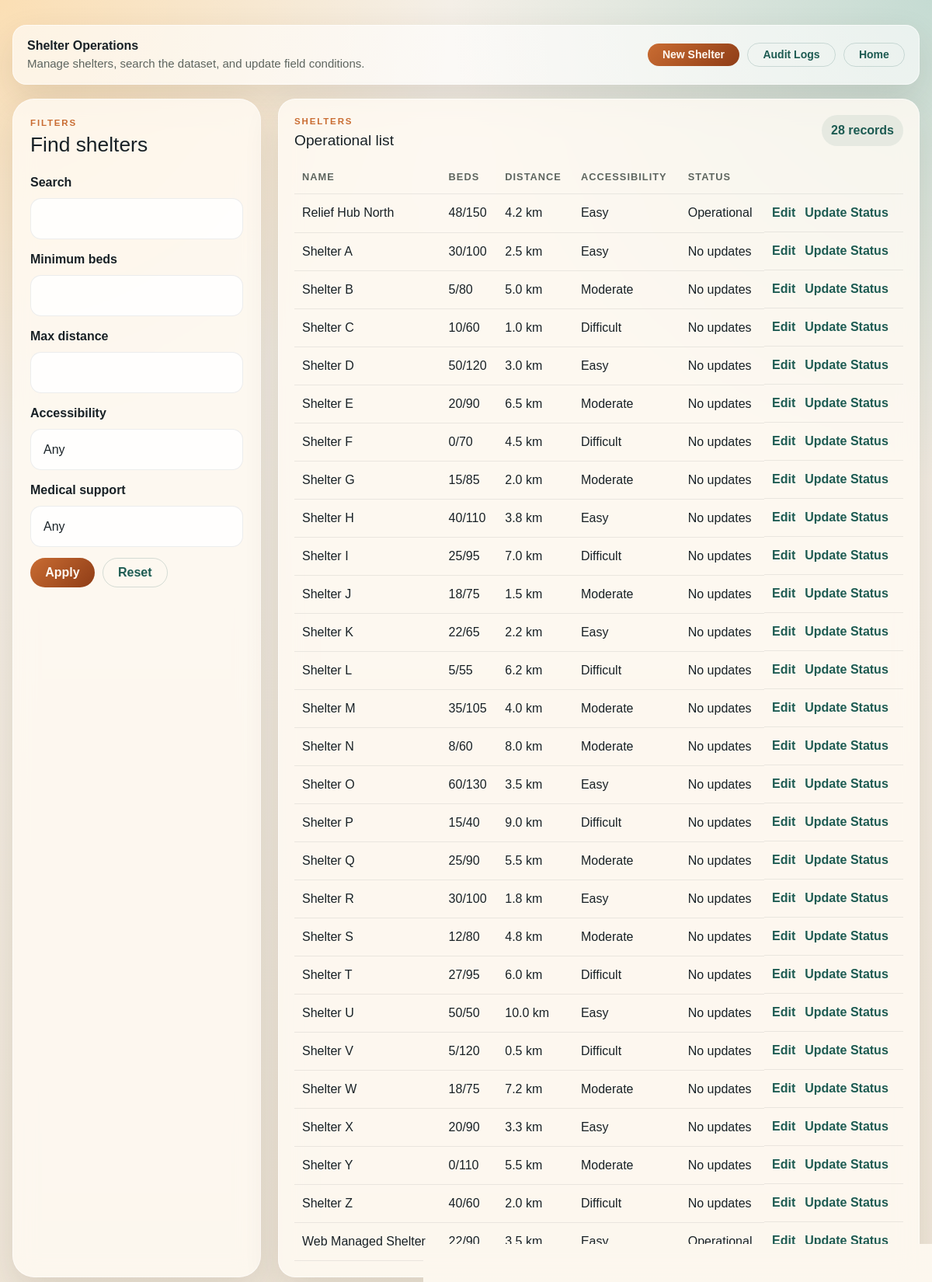
Screenshot of /manage/shelters (signed in) with the database file from the repository.
### flood_app/models/shelter.py (models this page shows, shortened)
    class Shelter(db.Model):
        __tablename__ = "shelters"
        id = db.Column(db.Integer, primary_key=True)
        name = db.Column(db.String(255), nullable=False)
        capacity = db.Column(db.Integer)
        available_beds = db.Column(db.Integer)
        distance = db.Column(db.Float)
        accessibility = db.Column(db.String(50))
        elevation_level = db.Column(db.String(50))
        proximity_to_water = db.Column(db.String(50))
        medical_facility = db.Column(db.String(50))
        latitude = db.Column(db.Float)
        longitude = db.Column(db.Float)
        status_entries = db.relationship("ShelterStatus", back_populates="shelter", lazy="select")
        recommendation_logs = db.relationship("RecommendationLog", back_populates="top_shelter", lazy="select")
        alerts = db.relationship("Alert", back_populates="shelter", lazy="select")
        audit_logs = db.relationship("AuditLog", back_populates="shelter", lazy="select")

### flood_app/models/shelter_status.py (models this page shows)
    class ShelterStatus(db.Model):
        __tablename__ = "shelter_status"
        id = db.Column(db.Integer, primary_key=True)
        shelter_id = db.Column(db.Integer, db.ForeignKey("shelters.id"), nullable=False, index=True)
        available_beds = db.Column(db.Integer)
        medical_support_level = db.Column(db.String(50))
        food_water_status = db.Column(db.String(50))
        shelter_status = db.Column(db.String(50), nullable=False, default="operational")
        road_access_status = db.Column(db.String(50))
        notes = db.Column(db.Text)
        updated_by_user_id = db.Column(db.Integer, db.ForeignKey("users.id"), index=True)
        recorded_at = db.Column(db.DateTime(timezone=True), nullable=False, default=lambda: datetime.now(timezone.utc))
        shelter = db.relationship("Shelter", back_populates="status_entries", lazy="joined")
        updated_by_user = db.relationship("User", back_populates="managed_status_updates", lazy="joined")

### flood_app/routes/management_web.py (the view)
@management_web_bp.route("/shelters", methods=["GET"])
@roles_required("admin", "shelter_manager", "response_officer")
def shelters():
    filters = {
        "search": (request.args.get("search") or "").strip(),
        "accessibility": (request.args.get("accessibility") or "").strip().lower(),
        "medical_facility": (request.args.get("medical_facility") or "").strip().lower(),
    }
    if request.args.get("max_distance"):
        filters["max_distance"] = float(request.args["max_distance"])
    if request.args.get("min_beds"):
        filters["min_beds"] = int(request.args["min_beds"])
    items = _service().list_shelters(filters)
    return render_template("manage_shelters.html", items=items, filters=filters)

### flood_app/routes/management_web.py (called while the page is built)
def _service():
    return ShelterManagementService()

### flood_app/services/auth.py (called while the page is built)
def load_current_user():
    if db is None or User is None:
        g.current_user = None
        return
    g.current_user = AuthService().get_current_user()

def roles_required(*allowed_roles):
    def decorator(view):
        @wraps(view)
        def wrapped(*args, **kwargs):
            user = getattr(g, "current_user", None)
            if user is None:
                if request.blueprint == "api_auth" or request.path.startswith("/api/"):
                    return jsonify({"error": "authentication required"}), 401
                return redirect(url_for("auth.login", next=request.path))
            if user.role not in allowed_roles:
                if request.blueprint == "api_auth" or request.path.startswith("/api/"):
                    return jsonify({"error": "forbidden"}), 403
                return redirect(url_for("web.home"))
            return view(*args, **kwargs)
        return wrapped
    return decorator

def register_auth_handlers(app):
    @app.before_request
    def _load_user():
        load_current_user()
    @app.context_processor
    def inject_auth_context():
        return {"current_user": getattr(g, "current_user", None), "user_roles": USER_ROLES}

    def get_current_user(self):
        user_id = session.get("user_id")
        if not user_id:
            return None
        return db.session.get(User, user_id)

### flood_app/services/shelter_management.py (called while the page is built)
    def list_shelters(self, filters):
        query = Shelter.query
        if filters.get("search"):
            search = f"%{filters['search']}%"
            query = query.filter(Shelter.name.ilike(search))
        if filters.get("accessibility"):
            query = query.filter(Shelter.accessibility == filters["accessibility"])
        if filters.get("medical_facility"):
            query = query.filter(Shelter.medical_facility == filters["medical_facility"])
        if filters.get("max_distance") is not None:
            query = query.filter(Shelter.distance <= filters["max_distance"])
        if filters.get("min_beds") is not None:
            query = query.filter(Shelter.available_beds >= filters["min_beds"])
        return [self.serialize_shelter(row) for row in query.order_by(Shelter.name.asc()).all()]

### templates/manage_shelters.html (shortened to what this page needs)
<!doctype html>
<html lang="en">
<head>
  <link href="https://cdn.jsdelivr.net/npm/bootstrap@5.3.3/dist/css/bootstrap.min.css" rel="stylesheet">
  <link rel="stylesheet" href="{{ url_for('static', filename='css/styles.css') }}">
</head>
<body>
  <main class="page-shell">
    <section class="auth-strip">
      <div class="auth-strip-card">
        <div>
          <strong>Shelter Operations</strong>
          <span class="auth-meta">Manage shelters, search the dataset, and update field conditions.</span>
        </div>
        <div class="auth-actions">
          {% if current_user.role in ['admin', 'response_officer'] %}
          <a class="btn btn-signal btn-sm" href="{{ url_for('management_web.create_shelter') }}">New Shelter</a>
          <a class="btn btn-ghost btn-sm" href="{{ url_for('management_web.audit_logs') }}">Audit Logs</a>
          {% endif %}
          <a class="btn btn-ghost btn-sm" href="{{ url_for('web.home') }}">Home</a>
        </div>
      </div>
    </section>
    <section class="manage-grid">
      <aside class="control-panel">
        <div class="panel-head">
          <p class="eyebrow mb-1">Filters</p>
          <h2 class="panel-title">Find shelters</h2>
        </div>
        <form method="get" class="control-form">
          <div class="field-block">
            <label class="form-label" for="search">Search</label>
            <input id="search" name="search" class="form-control" value="{{ filters.search or '' }}">
          </div>
          <div class="field-block">
            <label class="form-label" for="min_beds">Minimum beds</label>
            <input id="min_beds" name="min_beds" type="number" min="0" class="form-control" value="{{ filters.min_beds or '' }}">
          </div>
          <div class="field-block">
            <label class="form-label" for="max_distance">Max distance</label>
            <input id="max_distance" name="max_distance" type="number" min="0" step="0.1" class="form-control" value="{{ filters.max_distance or '' }}">
          </div>
          <div class="field-block">
            <label class="form-label" for="accessibility">Accessibility</label>
            <select id="accessibility" name="accessibility" class="form-select">
              <option value="">Any</option>
            </select>
          </div>
          <div class="field-block">
            <label class="form-label" for="medical_facility">Medical support</label>
            <select id="medical_facility" name="medical_facility" class="form-select">
              <option value="">Any</option>
            </select>
          </div>
          <div class="action-row">
            <button class="btn btn-signal" type="submit">Apply</button>
            <a class="btn btn-ghost" href="{{ url_for('management_web.shelters') }}">Reset</a>
          </div>
        </form>
      </aside>
      <section class="results-card manage-card">
        <div class="section-head">
          <div>
            <p class="eyebrow mb-1">Shelters</p>
            <h3 class="section-title">Operational list</h3>
          </div>
          <div class="summary-badge">{{ items|length }} records</div>
        </div>
        <div class="manage-table-wrap">
          <table class="manage-table">
            <thead>
              <tr>
                <th>Name</th>
                <th>Beds</th>
                <th>Distance</th>
                <th>Accessibility</th>
                <th>Status</th>
                <th></th>
              </tr>
            </thead>
            <tbody>
              {% for item in items %}
              <tr>
                <td>{{ item.name }}</td>
                <td>{{ item.available_beds }}/{{ item.capacity }}</td>
                <td>{{ item.distance }} km</td>
                <td>{{ item.accessibility|title }}</td>
                <td>{{ item.latest_status.shelter_status|title if item.latest_status else 'No updates' }}</td>
                <td class="manage-row-actions">
                  <a href="{{ url_for('management_web.edit_shelter', shelter_id=item.id) }}">Edit</a>
                  <a href="{{ url_for('management_web.shelter_status', shelter_id=item.id) }}">Update Status</a>
                </td>
              </tr>
              {% else %}
              <tr>
                <td colspan="6">No shelters matched the current filters.</td>
              </tr>
              {% endfor %}
            </tbody>
          </table>
        </div>
      </section>
    </section>
  </main>
</body>
</html>

### static/css/styles.css (style rules this page uses)
:root { --bg: #f4efe7; --bg-deep: #efe6d8; --surface: rgba(255, 250, 243, 0.82); --surface-strong: #fff8ef; --ink: #182126; --muted: #5d655f; --line: rgba(24, 33, 38, 0.08); --accent: #c96c32; --accent-deep: #8f3d17; --signal: #1d5b52; --signal-soft: #9dd9ce; --danger: #b33b2e; --shadow: 0 18px 45px rgba(67, 47, 30, 0.12); --radius-xl: 28px; --radius-lg: 22px; --radius-md: 16px; }
* { box-sizing: border-box; }
body { margin: 0; min-height: 100vh; font-family: "Source Sans 3", sans-serif; color: var(--ink); background: radial-gradient(circle at top left, rgba(255, 214, 153, 0.65), transparent 28%), radial-gradient(circle at top right, rgba(110, 183, 173, 0.35), transparent 30%), linear-gradient(180deg, var(--bg), var(--bg-deep)); }
.page-shell { width: min(1400px, calc(100% - 32px)); margin: 0 auto; padding: 32px 0 40px; }
.auth-strip { margin-bottom: 18px; }
.auth-strip-card { display: flex; justify-content: space-between; align-items: center; gap: 14px; padding: 14px 18px; border-radius: 18px; background: rgba(255, 255, 255, 0.62); border: 1px solid rgba(255, 255, 255, 0.6); box-shadow: var(--shadow); }
.auth-meta { display: block; color: var(--muted); font-size: 0.94rem; }
.auth-actions { display: flex; gap: 10px; align-items: center; }
.hero-title, .panel-title, .section-title { font-family: "Space Grotesk", sans-serif; }
.eyebrow { text-transform: uppercase; letter-spacing: 0.16em; font-size: 0.72rem; font-weight: 700; color: var(--accent); }
.manage-grid { display: grid; grid-template-columns: 320px minmax(0, 1fr); gap: 22px; }
.control-panel, .dashboard-panel { min-width: 0; }
.control-panel { padding: 22px; border-radius: var(--radius-xl); background: var(--surface); box-shadow: var(--shadow); backdrop-filter: blur(14px); border: 1px solid rgba(255, 255, 255, 0.55); }
.panel-title { margin: 0 0 8px; font-size: 1.65rem; }
.control-form { margin-top: 20px; }
.field-block { margin-bottom: 14px; }
.form-label { font-weight: 700; color: var(--ink); }
.form-control, .form-select { border-radius: 14px; border: 1px solid var(--line); background: rgba(255, 255, 255, 0.88); color: var(--ink); padding: 0.85rem 1rem; }
.action-row { display: flex; gap: 10px; margin-top: 8px; }
.btn-signal, .btn-ghost { border-radius: 999px; font-weight: 700; padding-inline: 1.2rem; }
.btn-signal { color: #fff9f2; border: 0; background: linear-gradient(135deg, var(--accent), var(--accent-deep)); }
.btn-ghost { background: transparent; color: var(--signal); border: 1px solid rgba(29, 91, 82, 0.18); }
.best-match-card, .summary-card, .results-card, .chart-card, .map-card { border-radius: var(--radius-lg); background: var(--surface); box-shadow: var(--shadow); border: 1px solid rgba(255, 255, 255, 0.6); backdrop-filter: blur(14px); }
.results-card, .chart-card, .map-card { padding: 20px; }
.manage-card { min-width: 0; }
.section-head { display: flex; justify-content: space-between; align-items: flex-start; gap: 12px; margin-bottom: 14px; }
.section-title { margin: 0; font-size: 1.2rem; }
.summary-badge { padding: 8px 12px; border-radius: 999px; background: rgba(29, 91, 82, 0.08); color: var(--signal); font-weight: 700; }
.manage-table-wrap { overflow: auto; }
.manage-table { width: 100%; border-collapse: collapse; min-width: 760px; }
.manage-table th, .manage-table td { padding: 12px 10px; border-bottom: 1px solid var(--line); vertical-align: top; }
.manage-table th { text-align: left; font-size: 0.8rem; text-transform: uppercase; letter-spacing: 0.08em; color: var(--muted); }
.manage-row-actions { display: flex; gap: 12px; flex-wrap: wrap; }
.manage-row-actions a { color: var(--signal); text-decoration: none; font-weight: 700; }

### rows the page displays
Shelter: name "Relief Hub North", available_beds "48", capacity "150", distance "4.2", accessibility "Easy", latest_status.shelter_status "Operational"
Shelter: name "Shelter A", available_beds "30", capacity "100", distance "2.5", accessibility "Easy", latest_status.shelter_status "No updates"
Shelter: name "Shelter B", available_beds "5", capacity "80", distance "5.0", accessibility "Moderate", latest_status.shelter_status "No updates"
Shelter: name "Shelter C", available_beds "10", capacity "60", distance "1.0", accessibility "Difficult", latest_status.shelter_status "No updates"
Shelter: name "Shelter D", available_beds "50", capacity "120", distance "3.0", accessibility "Easy", latest_status.shelter_status "No updates"
Shelter: name "Shelter E", available_beds "20", capacity "90", distance "6.5", accessibility "Moderate", latest_status.shelter_status "No updates"
Shelter: name "Shelter F", available_beds "0", capacity "70", distance "4.5", accessibility "Difficult", latest_status.shelter_status "No updates"
Shelter: name "Shelter G", available_beds "15", capacity "85", distance "2.0", accessibility "Moderate", latest_status.shelter_status "No updates"
Shelter: name "Shelter H", available_beds "40", capacity "110", distance "3.8", accessibility "Easy", latest_status.shelter_status "No updates"
Shelter: name "Shelter I", available_beds "25", capacity "95", distance "7.0", accessibility "Difficult", latest_status.shelter_status "No updates"
Shelter: name "Shelter J", available_beds "18", capacity "75", distance "1.5", accessibility "Moderate", latest_status.shelter_status "No updates"
Shelter: name "Shelter K", available_beds "22", capacity "65", distance "2.2", accessibility "Easy", latest_status.shelter_status "No updates"
Shelter: name "Shelter L", available_beds "5", capacity "55", distance "6.2", accessibility "Difficult", latest_status.shelter_status "No updates"
Shelter: name "Shelter M", available_beds "35", capacity "105", distance "4.0", accessibility "Moderate", latest_status.shelter_status "No updates"
Shelter: name "Shelter N", available_beds "8", capacity "60", distance "8.0", accessibility "Moderate", latest_status.shelter_status "No updates"
Shelter: name "Shelter O", available_beds "60", capacity "130", distance "3.5", accessibility "Easy", latest_status.shelter_status "No updates"
Shelter: name "Shelter P", available_beds "15", capacity "40", distance "9.0", accessibility "Difficult", latest_status.shelter_status "No updates"
Shelter: name "Shelter Q", available_beds "25", capacity "90", distance "5.5", accessibility "Moderate", latest_status.shelter_status "No updates"
Shelter: name "Shelter R", available_beds "30", capacity "100", distance "1.8", accessibility "Easy", latest_status.shelter_status "No updates"
Shelter: name "Shelter S", available_beds "12", capacity "80", distance "4.8", accessibility "Moderate", latest_status.shelter_status "No updates"
Shelter: name "Shelter T", available_beds "27", capacity "95", distance "6.0", accessibility "Difficult", latest_status.shelter_status "No updates"
Shelter: name "Shelter U", available_beds "50", capacity "50", distance "10.0", accessibility "Easy", latest_status.shelter_status "No updates"
Shelter: name "Shelter V", available_beds "5", capacity "120", distance "0.5", accessibility "Difficult", latest_status.shelter_status "No updates"
Shelter: name "Shelter W", available_beds "18", capacity "75", distance "7.2", accessibility "Moderate", latest_status.shelter_status "No updates"
Shelter: name "Shelter X", available_beds "20", capacity "90", distance "3.3", accessibility "Easy", latest_status.shelter_status "No updates"
Shelter: name "Shelter Y", available_beds "0", capacity "110", distance "5.5", accessibility "Moderate", latest_status.shelter_status "No updates"
Shelter: name "Shelter Z", available_beds "40", capacity "60", distance "2.0", accessibility "Difficult", latest_status.shelter_status "No updates"
Shelter: name "Web Managed Shelter", available_beds "22", capacity "90", distance "3.5", accessibility "Easy", latest_status.shelter_status "Operational"

### other values shown
{{ items|length }} "28"
